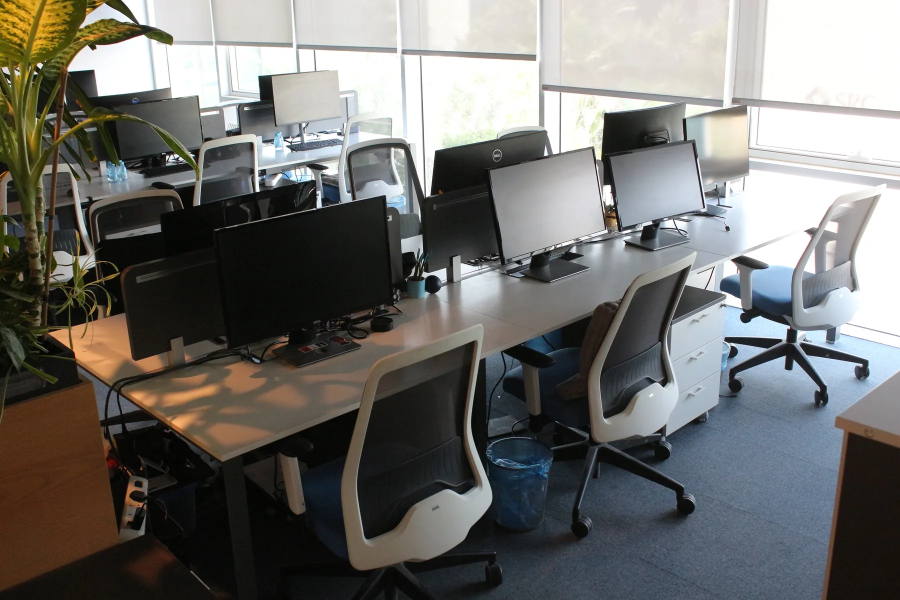
#> input picture media/rooms/data-analysis/01.webp, 1800 x 1200 px (shown at 1/2 size)
$ python -i compose.py   (imports and definitions only)
#> lines starting #> are read from the running program, lines starting #| are printed output that depends on the picture
"""Compose the film from the captured site frames: titles, feature lines, taps, cuts; one encoded file per scene.

    python3 tools/film/compose.py <capDir> <outDir> --preview 70,140,200   # full-size stills of chosen frames
    python3 tools/film/compose.py <capDir> <outDir>                        # every scene -> <outDir>/NN-name.mp4, then film.mp4
    python3 tools/film/compose.py <capDir> <outDir> --only 12-space-10,13-space-11   # scenes again (a scene and the next one: the cut fades from its last frame)

1080x1920, 30 fps, 58 s = 1740 frames: welcome 150, plan 90, twelve spaces of 120, closing card 60.
"""
import json
import os
import subprocess
import sys
from functools import lru_cache

from PIL import Image, ImageDraw, ImageFont

CAP, OUT = sys.argv[1], sys.argv[2]
ARGS = sys.argv[3:]
W, H, FPS, K = 1080, 1920, 30, 2.5  # K: CSS px of the capture -> video px
ROOT = os.path.dirname(os.path.dirname(os.path.dirname(os.path.abspath(__file__))))
FONTS = os.path.join(ROOT, 'assets', 'fonts', 'IBMPlexSansArabic-%s.woff2')
NAVY, GOLD, SAND, WHITE = (5, 27, 48), (216, 180, 102), (244, 236, 228), (255, 255, 255)

# [3 lines not run here, left out]
# [1 line that did not run here, left out]
# [1 line that did not run here, left out]


@lru_cache(maxsize=None)
def font(weight, size):
    return ImageFont.truetype(FONTS % weight, size, layout_engine=ImageFont.Layout.RAQM)


# [5 lines left out: function frame, not called in this run]


def ease(k):
    k = min(1.0, max(0.0, k))
    return 1 - (1 - k) ** 3


def ramp(i, start, length):
    """0 before `start`, easing to 1 over `length` frames."""
    return ease((i - start) / float(length))


def text_size(text, f, rtl=True):
    x0, y0, x1, y1 = f.getbbox(text, direction='rtl' if rtl else 'ltr', language='ar' if rtl else 'en')
    return x0, y0, x1 - x0, y1 - y0


def draw_text(d, xy, text, f, fill, rtl=True):
    d.text(xy, text, font=f, fill=fill, direction='rtl' if rtl else 'ltr', language='ar' if rtl else 'en')


# [95 lines left out: functions text_layer, spaced_latin, rounded, chip, card, put and 2 more, not called in this run]


def blend(a, b, k):
    return a if k <= 0 else b if k >= 1 else Image.blend(a, b, k)


# [124 lines left out: functions progress, scene_welcome, scene_plan, space_bands, scene_space, end_card_layers and 1 more, not called in this run]


def scene_end(i):
    if 'last_space' not in LAYERS:
        LAYERS['last_space'] = scene_space(len(SPACES) - 1)(119)
    base = blend(LAYERS['last_space'], LAYERS['end_bg'], ramp(i + 1, 0, 10)).copy()
    items = LAYERS['end_items']
    total = sum(l.height + g for l, _, g in items)
    y = (H - total) / 2 + 10
    for layer, delay, gap in items:
        a = ramp(i, 6 + delay * 0.55, 10)
        put(base, layer, (W - layer.width) / 2, y + (1 - a) * 24, a)
        y += layer.height + gap
    return base


LAYERS = {}


# [19 lines left out: functions build_layers, scenes, not called in this run]


ENC = ['-vf', 'scale=in_range=pc:out_range=tv:out_color_matrix=bt709,format=yuv420p', '-c:v', 'libx264', '-crf', '18', '-preset', 'veryfast',
       '-pix_fmt', 'yuv420p', '-color_primaries', 'bt709', '-color_trc', 'bt709', '-colorspace', 'bt709', '-movflags', '+faststart']


# [45 lines left out: functions encode, main, not called in this run]


# [2 lines not run here, left out]

>>> import cv2
>>> picture = cv2.imread('../../media/rooms/data-analysis/01.webp', cv2.IMREAD_GRAYSCALE)
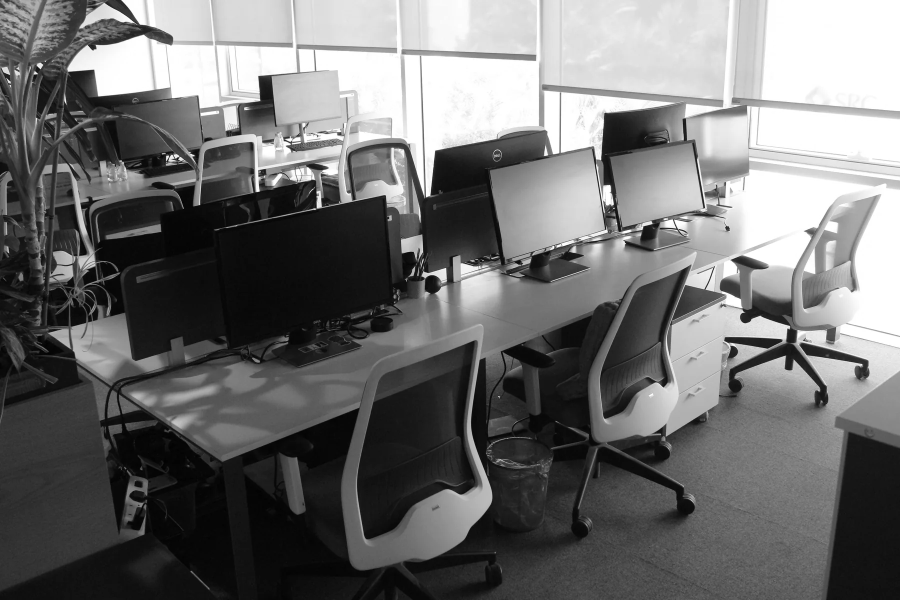
#> picture: shape (1200, 1800) (shown at 1/2 size); min 0, max 255, mean 112
#> (the run stopped early here; a loop or call above may not have finished)

$ run again, on media/rooms/data-analysis/03.webp
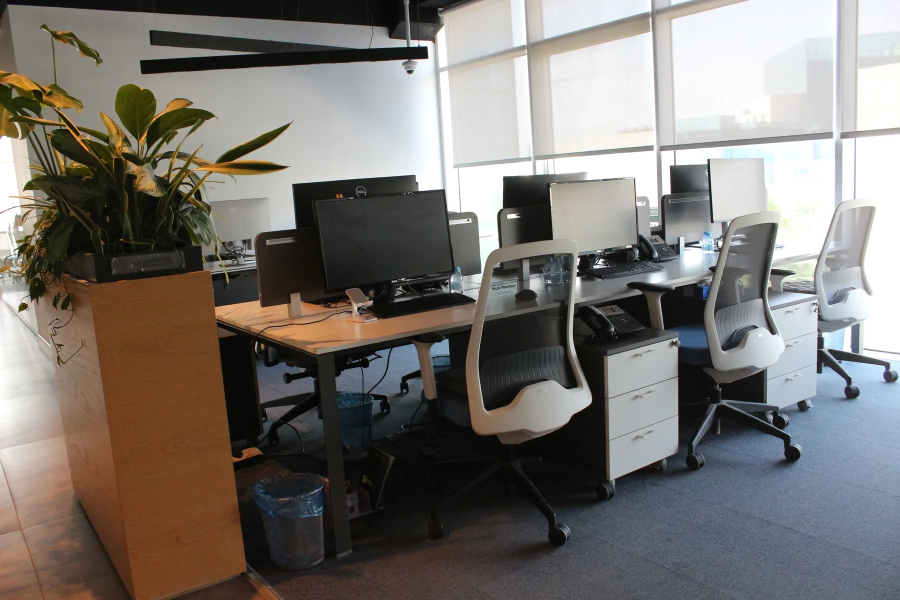
#> input picture media/rooms/data-analysis/03.webp, 1800 x 1200 px (shown at 1/2 size)
#> `picture = cv2.imread('../../media/rooms/data-analysis/01.webp', cv2.IM..`:
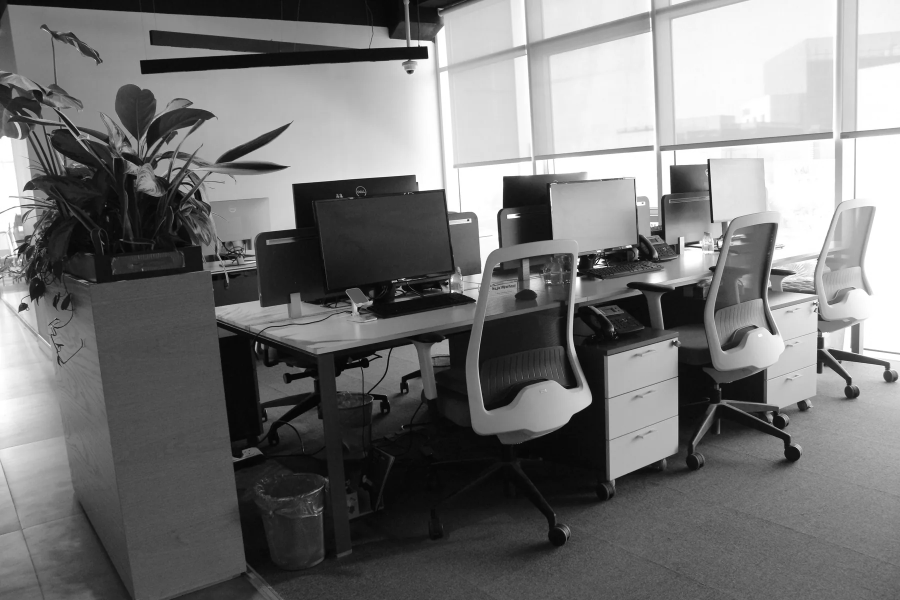
#> picture: shape (1200, 1800) (shown at 1/2 size); min 0, max 255, mean 118.4

$ run again, on media/rooms/data-analysis/04.webp
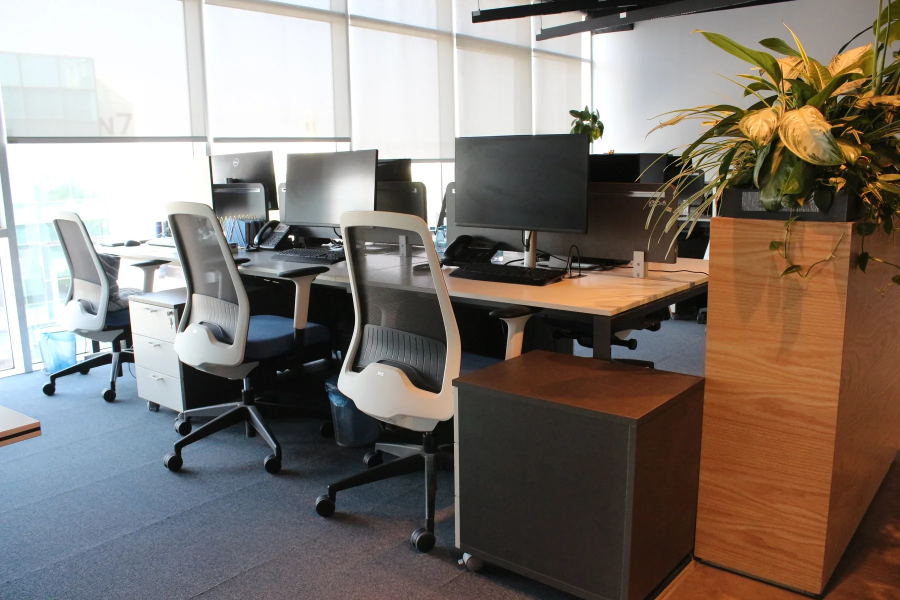
#> input picture media/rooms/data-analysis/04.webp, 1800 x 1200 px (shown at 1/2 size)
#> `picture = cv2.imread('../../media/rooms/data-analysis/01.webp', cv2.IM..`:
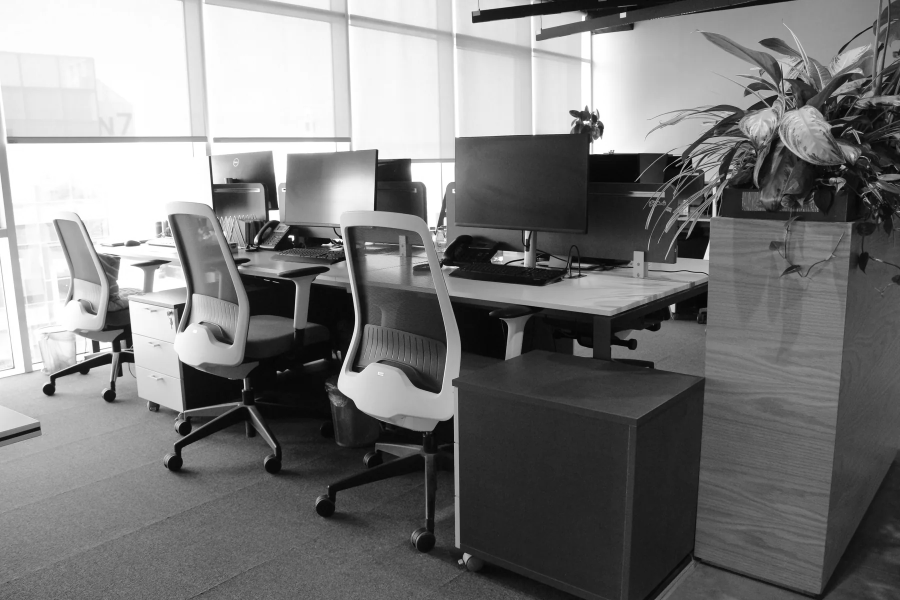
#> picture: shape (1200, 1800) (shown at 1/2 size); min 0, max 255, mean 123.6

$ run again, on media/rooms/data-analysis/05.webp
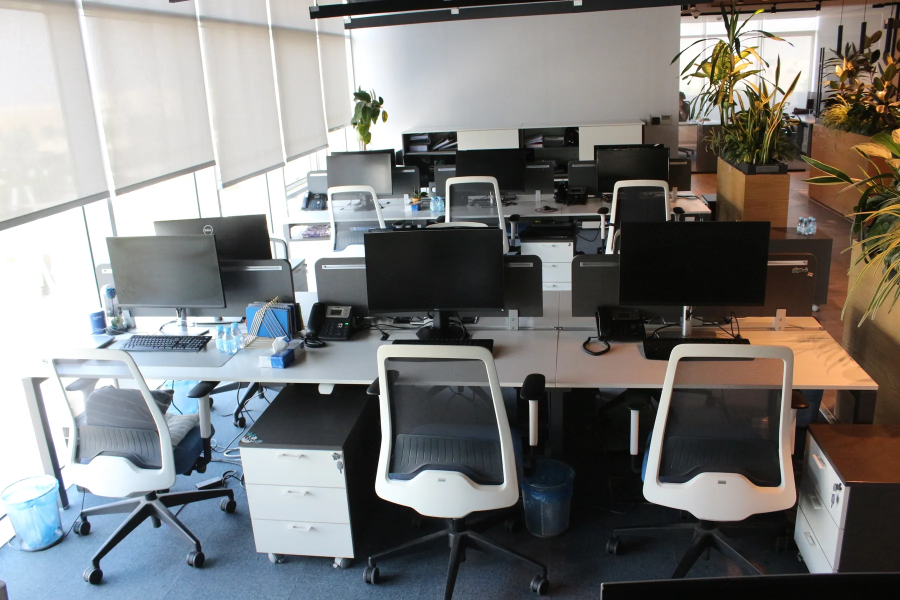
#> input picture media/rooms/data-analysis/05.webp, 1800 x 1200 px (shown at 1/2 size)
#> `picture = cv2.imread('../../media/rooms/data-analysis/01.webp', cv2.IM..`:
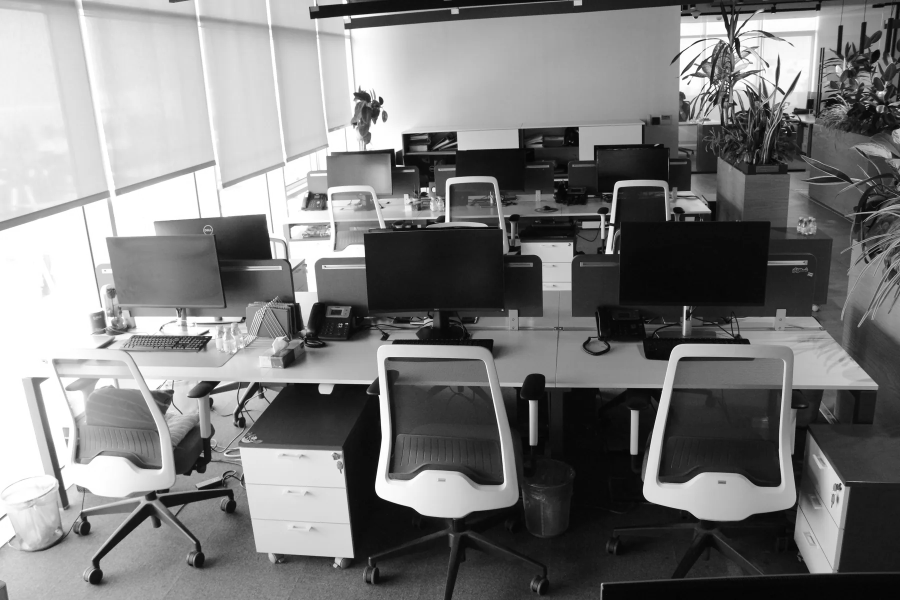
#> picture: shape (1200, 1800) (shown at 1/2 size); min 0, max 255, mean 124.7
